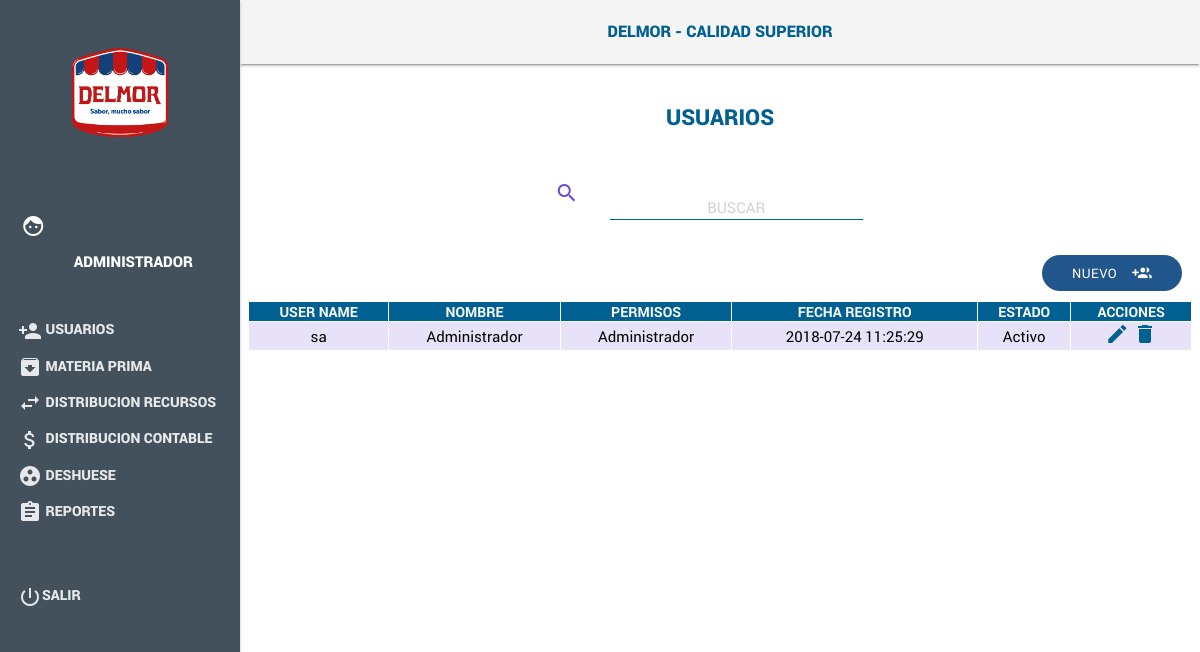
The app's page /index.php/usuarios_controller with its own data.
### tables this page shows
CREATE TABLE `usuarios` (
  `IdUsuario` int(11) NOT NULL AUTO_INCREMENT,
  `Usuario` varchar(255) DEFAULT NULL,
  `Nombre` varchar(255) DEFAULT NULL,
  `Password` varchar(255) DEFAULT NULL,
  `Permiso` int(11) DEFAULT NULL,
  `FechaRegistro` datetime DEFAULT NULL ON UPDATE CURRENT_TIMESTAMP,
  `Estado` bit(1) DEFAULT NULL,
  PRIMARY KEY (`IdUsuario`)
);

### application/controllers/Usuarios_controller.php (called while the page is built, shortened)
<?php
class Usuarios_controller extends CI_Controller
{
	function __construct()
	{
		$this->load->library("session");
		$this->load->model("Usuarios_model");
	}
	public function index()
	{
	    $data["user"] = $this->Usuarios_model->getUsuarios();
		$this->load->view("header/header");
		$this->load->view("pages/menu");
		$this->load->view("Usuarios/Usuarios",$data);
		$this->load->view("footer/footer");
        $this->load->view("jsview/jsUsuarios");
	}
}
?>

### index.php (called while the page is built, shortened)
<?php
require_once BASEPATH.'core/CodeIgniter.php';

### application/models/Usuarios_model.php (called while the page is built, shortened)
<?php
class Usuarios_model extends CI_Model
{
    public function getUsuarios()
    {
        $query = $this->db->get("usuarios");
        if ($query->num_rows()>0) {
            return $query->result_array();
        }
        return 0;
    }
}

### application/views/Usuarios/Usuarios.php (the view, shortened to what this page needs)
<header class="demo-header mdl-layout__header ">
	<div class="centrado  ColorHeader"><span class=" title">DELMOR - Calidad Superior</span></div>
</header>
<main class="mdl-layout__content mdl-color--grey-100">
	<div class="mdl-grid demo-content">
		<div class="row TextColor center">Usuarios</div>
		<div class="row" style="width:100%">
			<div class="container">
				<div class="Buscar row column">
					<div class="col s1 m1 l1 offset-l3 offset-m2"><i class="material-icons ColorS">search</i></div>
					<div class="input-field col s11 m6 l5">
						<input  id="searchMain" type="text" placeholder="Buscar" class="validate mayuscula">
					</div>
				</div>
			</div>
			<div style="margin-right: 10px; margin-bottom: 10px;" class="right m12" id="">
                <button id="btnNewUser" class="Btnadd btn waves-effect waves-light">Nuevo
                    <i class="material-icons right">group_add</i>
                </button>
            </div>
			<div class="row center">
				<table class="table striped RobotoR" id="tblUsuarios">
					<thead>
					<tr>
						<th>User Name</th>
						<th>Nombre</th>
						<th>Permisos</th>
						<th>Fecha Registro</th>
                        <th>Estado</th>
                        <th>Acciones</th>
					</tr>
					</thead>
					<tbody>
                      <?php
                        if (!$user)
                        {}else{
                          foreach ($user as $item) {
                              switch ($item["Permiso"])
                              {
                                  default:
                                      $item["Permiso"] = "Administrador";
                                      break;
                              }
                              echo "
                                <tr>
                                  <td>".$item["Usuario"]."</td>
                                  <td>".$item["Nombre"]."</td>
                                  <td>".$item["Permiso"]."</td>
                                  <td>".$item["FechaRegistro"]."</td>";
                                  if ($item["Estado"] == 1)
                                  {
                                      echo "<td>Activo</td>";
                                  }else{
                                      echo "<td>Inactivo</td>";
                                  }
                                echo"
                                    <td>
                                        <a href='javascript:void(0)'><i style='color: #006091' class='material-icons'>edit</i></a>
                                        <a href='javascript:void(0)'><i style='color: #006091' class='material-icons'>delete</i></a>
                                    </td>
                                </tr>
                              ";
                            }
                      }
                      ?>
					</tbody>
				</table>
			</div>
		</div>
	</div>
</main>

### assets/js/fuente.css (style rules this page uses)
.material-icons { font-family: 'Material Icons'; font-weight: normal; font-style: normal; font-size: 24px; display: inline-block; line-height: 1; text-transform: none; letter-spacing: normal; word-wrap: normal; white-space: nowrap; direction: ltr; -webkit-font-smoothing: antialiased; text-rendering: optimizeLegibility; -moz-osx-font-smoothing: grayscale; font-feature-settings: 'liga'; }

### assets/css/styles.css (style rules this page uses)
.ColorHeader { background:whitesmoke; color: #006091; margin-top: 20px; text-align: center; }
.title { font-family: 'robotoblack'; color: #006091; font-size: 16px; text-transform: uppercase; font-weight: 500; }
.TextColor { color: #006091; font-family: 'robotoblack'; font-size: 22px; margin-top: 30px; text-transform: uppercase; }
.column { margin-top: 30px; }
.Btnadd { text-align: center; border-radius: 20px; background: #20568c; font-family: 'robotoregular'; font-weight: 500; font-size: 13px; transition: 0.5s; }
.ColorS { color: #6a4ad5; }
table tr:nth-child(odd) { background-color: #e7e2f7!important; }
table th { background: #006091; color: #fff; font-size: 14px; font-family: 'robotobold'; }
.RobotoR { font-family: 'robotoregular'; }
.mayuscula { text-transform: uppercase!important; }
.row { width: 100%!important; }
table { border-collapse: separate !important; border-spacing: 1px; }
table thead tr th { text-transform: uppercase; }

### records on screen
usuarios: Usuario "sa", Nombre "Administrador", FechaRegistro "2018-07-24 11:25:29", Estado "Activo"
